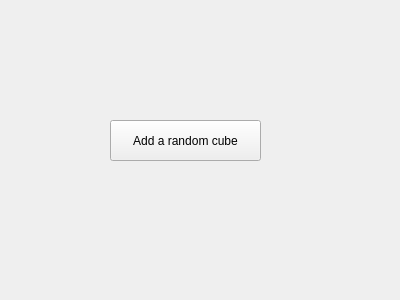
<?xml version="1.0" encoding="UTF-8"?>
<ui version="4.0">
 <class>ControlPanel</class>
 <widget class="QWidget" name="ControlPanel">
  <property name="geometry">
   <rect>
    <x>0</x>
    <y>0</y>
    <width>400</width>
    <height>300</height>
   </rect>
  </property>
  <property name="windowTitle">
   <string>Form</string>
  </property>
  <widget class="QPushButton" name="pushButton">
   <property name="geometry">
    <rect>
     <x>110</x>
     <y>120</y>
     <width>151</width>
     <height>41</height>
    </rect>
   </property>
   <property name="text">
    <string>Add a random cube</string>
   </property>
  </widget>
 </widget>
 <resources/>
 <connections/>
</ui>
